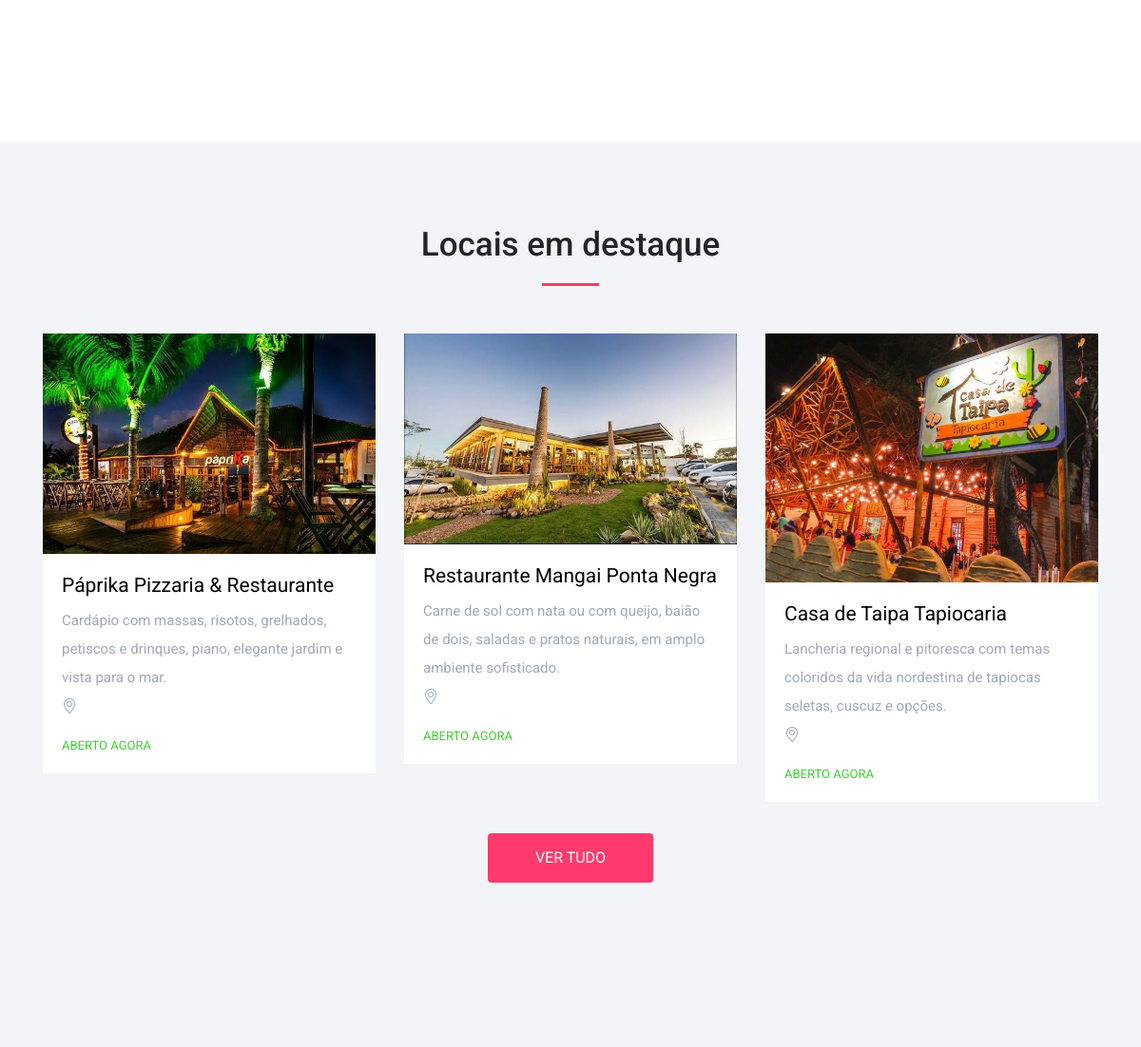
Before: / (middle part) with the older database file.
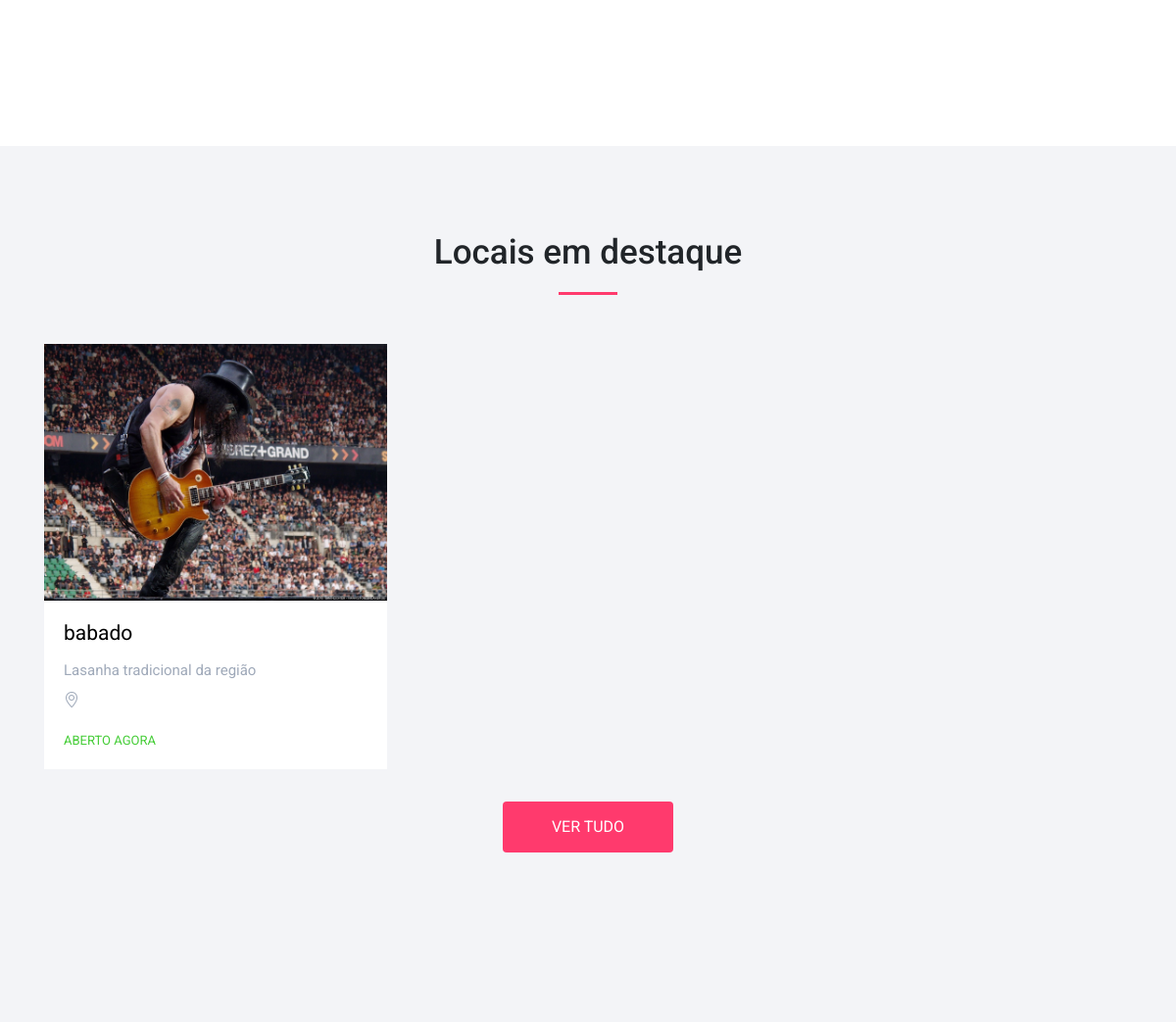
After: the same page with the newer database file.
### polls/models.py (models this page shows)
class Restaurante(models.Model):
    id_restaurante = models.AutoField(primary_key=True)
    cnpj = models.CharField(max_length=10)
    nome = models.CharField(max_length=200)
    nome_comercial = models.CharField(max_length=100)
    descricao = models.CharField(max_length=500)
    latitude = models.CharField(max_length=200)
    longitude = models.CharField(max_length=200)
    imagem = models.ImageField(upload_to='imagens/')

### gastu/views.py (the view)
# urls.py: path('', views.post_list, name='post_list'),
def post_list(request):
	restaurantes = Restaurante.objects.all()
	return render(request, 'gastu/post_list.html', {'lista_de_restaurantes':restaurantes})

### gastu/templates/gastu/post_list.html (shortened to what this page needs)
{% extends 'gastu/base2.html' %}

### gastu/templates/gastu/base2.html (shortened to what this page needs)
{% load static %}
<!DOCTYPE html>
<html lang="en">
<head>
    <link rel="stylesheet" href="{% static 'css/bootstrap.min.css' %}">
    <link rel="stylesheet" href="{% static 'css/simple-line-icons.css' %}">
    <link rel="stylesheet" href="{% static 'css/themify-icons.css' %}">
    <link rel="stylesheet" href="{% static 'css/set1.css' %}">
    <link rel="stylesheet" href="{% static 'css/style.css' %}">
</head>
<body>
    <section class="main-block">
        <div class="container">
            <div class="row">
                <div class="col-md-4">
                    <div class="col-md-12">
                        <div class="grid">
                        </div>
                    </div>
                </div>
            </div>
        </div>
    </section>
    <section class="main-block light-bg">
        <div class="container">
            <div class="row justify-content-center">
                <div class="col-md-5">
                    <div class="styled-heading">
                        <h3>Locais em destaque</h3>
                    </div>
                </div>
            </div>
            <div class="row">
                {% for r in lista_de_restaurantes %}
                <div class="col-md-4 featured-responsive" >
                    <div class="featured-place-wrap">
                        <a href="{% url 'gastu:detail' %}?id_res={{r.id_restaurante}}">
                            <img src="/media/{{ r.imagem }}" class="img-fluid" alt="">
                            <div class="featured-title-box">
                                <h6> {{ r.nome }} </h6>
                                <ul>
                                    <li>
                                        <p>{{ r.descricao }}</p>
                                    </li>
                                    <li><span class="icon-location-pin"></span>
                                    </li>
                                </ul>
                                <div class="bottom-icons">
                                    <div class="open-now">ABERTO AGORA</div>
                                </div>
                            </div>
                    </div>
                </div>
                        {% endfor %}
            </div>
            <div class="row justify-content-center">
                <div class="col-md-4">
                    <div class="featured-btn-wrap">
                        <a href="#" class="btn btn-danger">VER TUDO</a>
                    </div>
                </div>
            </div>
        </div>
    </section>
    <section class="main-block light-bg">
    </section>
</body>
</html>

### static/css/set1.css (style rules this page uses)
.grid { position: relative; margin: 0 auto; padding: 1em 0 4em; max-width: 1000px; list-style: none; text-align: center; }

### static/css/style.css (style rules this page uses)
body { font-family: 'Roboto', sans-serif; }
h3 { font-size: 35px; }
h6 { font-size: 21px; font-weight: 400; }
p { font-size: 15px; }
.main-block { padding: 90px 0; }
.light-bg { background: #f3f4f7; }
.styled-heading { text-align: center; margin: 0 0 50px; }
.styled-heading h3 { position: relative; padding: 0 0 23px; }
.styled-heading h3:after { position: absolute; content: ""; width: 60px; height: 3px; background: #ff3a6d; bottom: 0; left: 50%; -webkit-transform: translateX(-50%); -ms-transform: translateX(-50%); transform: translateX(-50%); }
.featured-place-wrap { background: #fff; margin: 0 0 30px; -webkit-transition: all 0.5s ease; -o-transition: all 0.5s ease; transition: all 0.5s ease; position: relative; }
.featured-place-wrap a { display: block; text-decoration: none; color: #000; }
.featured-place-wrap img { width: 100%; }
.featured-title-box { padding: 22px 20px; }
.featured-title-box h6 { overflow: hidden; white-space: nowrap; -o-text-overflow: ellipsis; text-overflow: ellipsis; margin-bottom: 5px; }
.featured-title-box p { color: #9fa9b9; display: inline-block; margin: 0; }
.featured-title-box span { color: #9fa9b9; padding: 0 10px; }
.featured-title-box ul { padding: 0; margin: 10px 0 0; }
.featured-title-box ul li { list-style: none; color: #737882; line-height: 2; }
.featured-title-box ul li span { padding: 7px 8px 0 0; }
@media (max-width: 1200px) { .featured-title-box ul li span { padding: 0 4px 0 0; } }
.featured-title-box ul li p { margin: 0; }
.bottom-icons { padding: 15px 0 0; line-height: 1; }
.open-now { color: #46cd38; font-size: 13px; display: block; font-weight: 400; display: inline-block; }
.featured-btn-wrap { text-align: center; }
@media (max-width: 1200px) { .featured-btn-wrap { margin: 3px 0 0; } }
.featured-btn-wrap .btn-danger { background: #ff3a6d; padding: 16px 50px; -webkit-transition: 0.3s; -o-transition: 0.3s; transition: 0.3s; border: 0; }

Changed rows visible on the page:
removed Restaurante: imagem (picture), nome "Páprika Pizzaria & Restaurante", descricao "Cardápio com massas, risotos, grelhados, petiscos e drinques, piano, elegante jardim e vista para o mar."
removed Restaurante: imagem (picture), nome "Restaurante Mangai Ponta Negra", descricao "Carne de sol com nata ou com queijo, baião de dois, saladas e pratos naturais, em amplo ambiente sofisticado."
removed Restaurante: imagem (picture), nome "Casa de Taipa Tapiocaria", descricao "Lancheria regional e pitoresca com temas coloridos da vida nordestina de tapiocas seletas, cuscuz e opções."
added Restaurante: imagem (picture), nome "babado", descricao "Lasanha tradicional da região"
